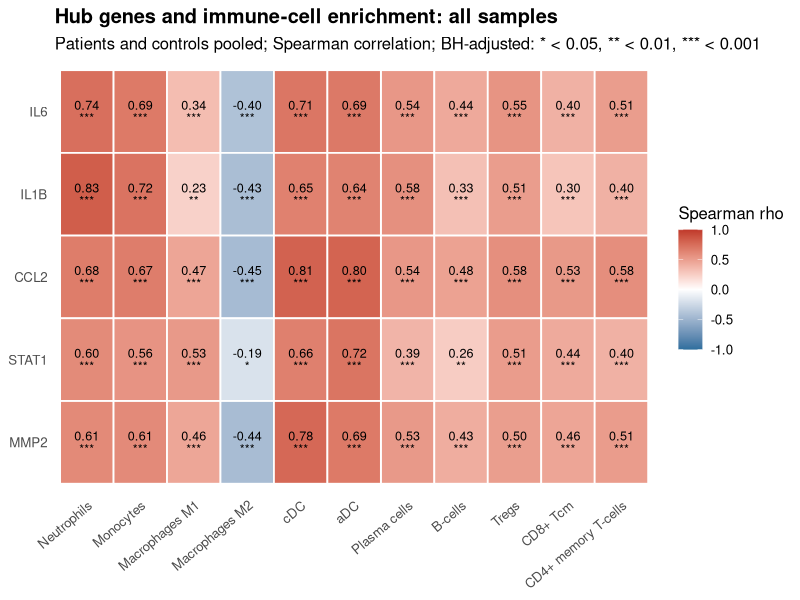
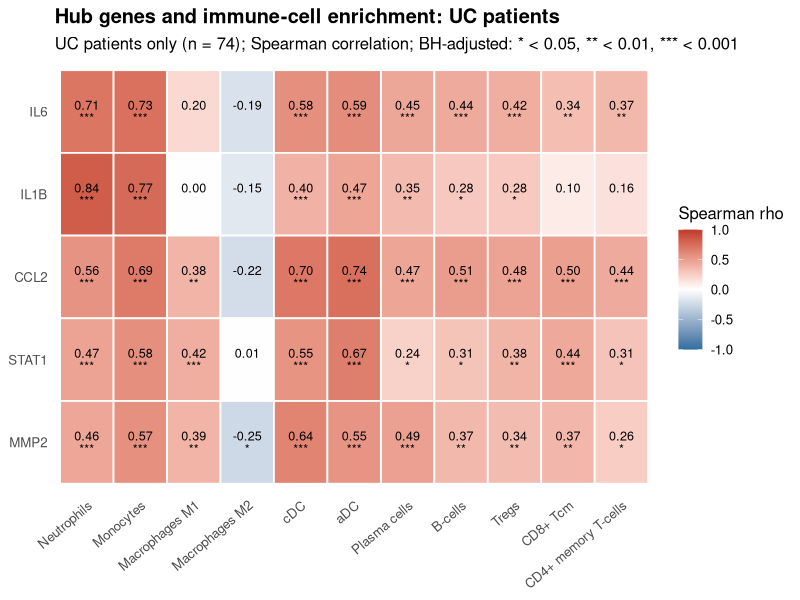
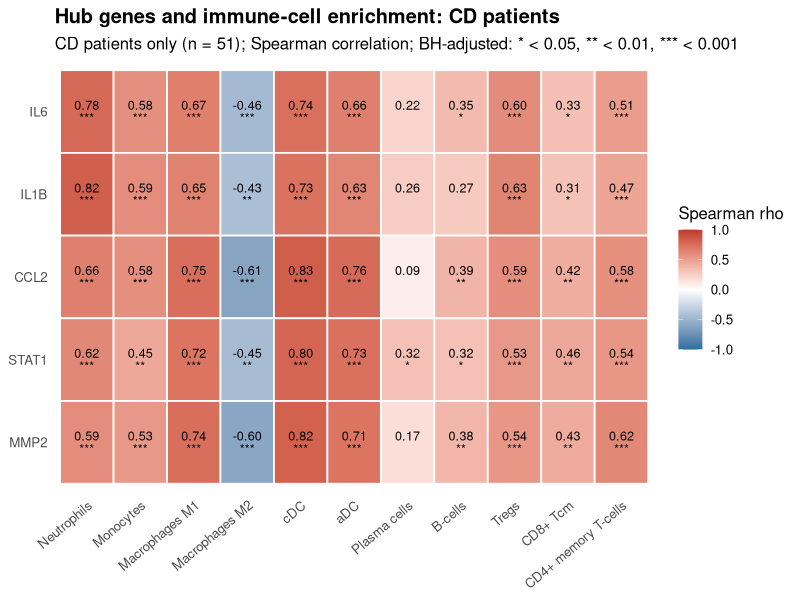
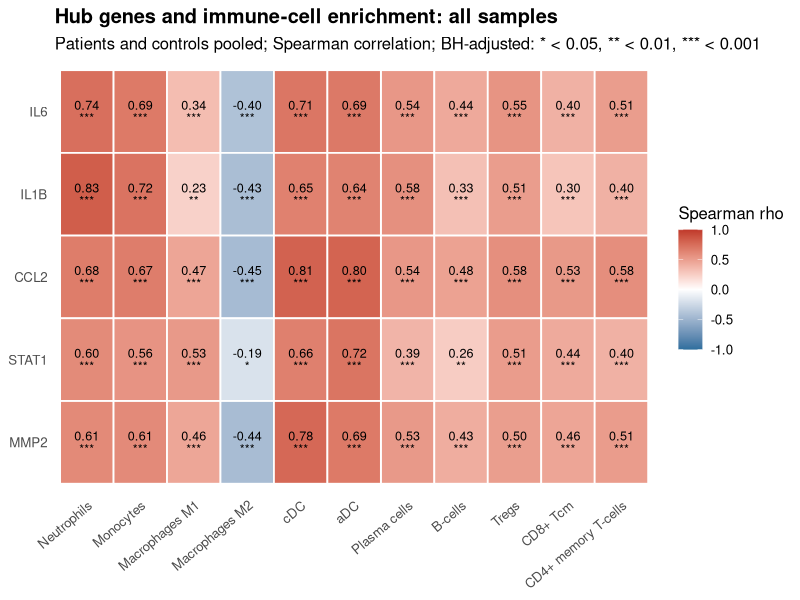
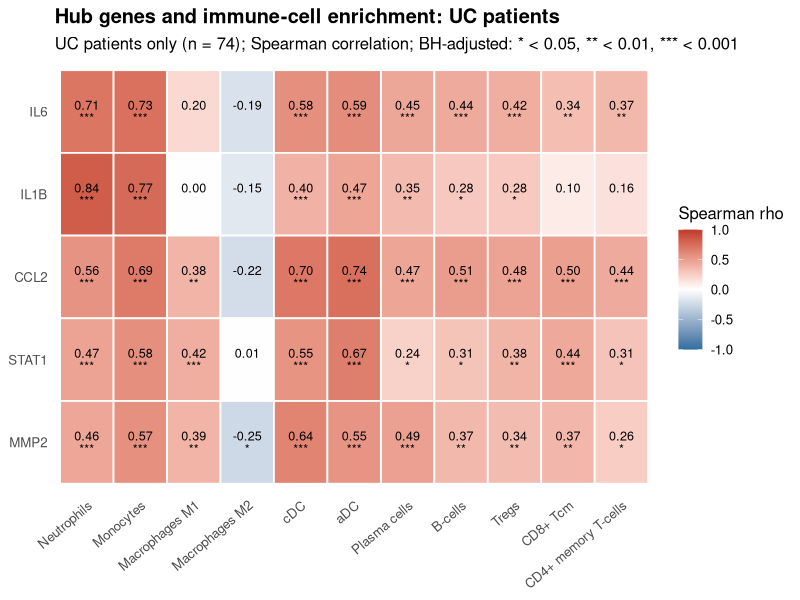
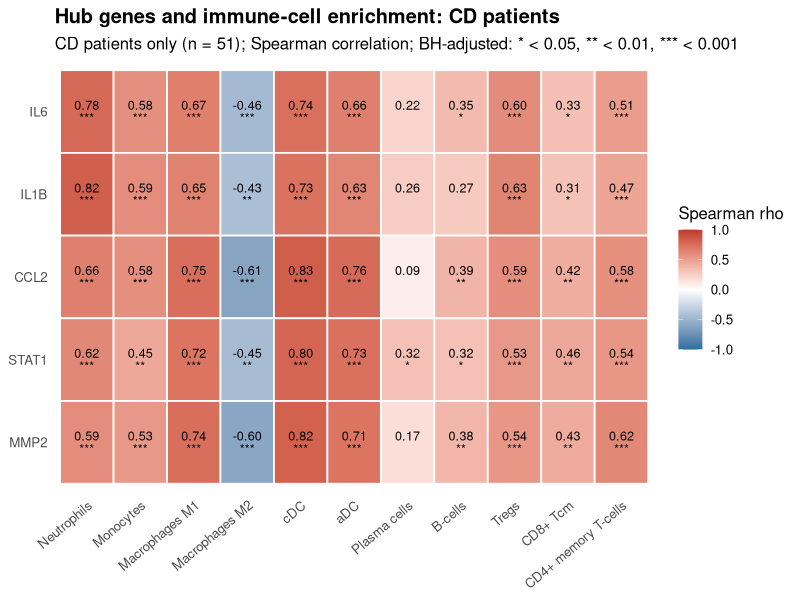

Generate these figures, in order, with R:
library(ggplot2)

star <- function(p) ifelse(p < 0.001, "***", ifelse(p < 0.01, "**", ifelse(p < 0.05, "*", "")))
cell_order <- c("Neutrophils","Monocytes","Macrophages M1","Macrophages M2","cDC","aDC",
                "Plasma cells","B-cells","Tregs","CD8+ Tcm","CD4+ memory T-cells")
gene_order <- rev(c("IL6","IL1B","CCL2","STAT1","MMP2"))

corr_plot <- function(df, title, subtitle, file, w = 9, h = 4.8) {
  lv <- c(intersect(cell_order, df$cell), setdiff(unique(df$cell), cell_order))
  df$cell <- factor(df$cell, levels = lv)
  df$gene <- factor(df$gene, levels = gene_order)
  df$lab  <- paste0(sprintf("%.2f", df$rho), "\n", star(df$FDR))
  p <- ggplot(df, aes(cell, gene, fill = rho)) +
    geom_tile(colour = "white", linewidth = 0.6) +
    geom_text(aes(label = lab), size = 3.2, lineheight = 0.9) +
    scale_fill_gradient2(low = "#2E6F9E", mid = "white", high = "#C0392B",
                         midpoint = 0, limits = c(-1, 1), name = "Spearman rho") +
    labs(title = title, subtitle = subtitle, x = NULL, y = NULL) +
    theme_minimal(base_size = 12) +
    theme(panel.grid = element_blank(),
          axis.text.x = element_text(angle = 40, hjust = 1),
          plot.title = element_text(face = "bold"))
  ggsave(file, p, width = w, height = h, dpi = 300)
  print(p)
}

ov <- read.csv("results/hub_immune_corr_overall_FDR.csv")
wi <- read.csv("results/hub_immune_corr_within_FDR.csv")
note <- "BH-adjusted: * < 0.05, ** < 0.01, *** < 0.001"

corr_plot(ov, "Hub genes and immune-cell enrichment: all samples",
          paste("Patients and controls pooled; Spearman correlation;", note),
          "results/hub_immune_corr_v3.png")
corr_plot(wi[wi$group == "UC", ], "Hub genes and immune-cell enrichment: UC patients",
          paste("UC patients only (n = 74); Spearman correlation;", note),
          "results/hub_immune_corr_UC_v3.png")
corr_plot(wi[wi$group == "CD", ], "Hub genes and immune-cell enrichment: CD patients",
          paste("CD patients only (n = 51); Spearman correlation;", note),
          "results/hub_immune_corr_CD_v3.png")
